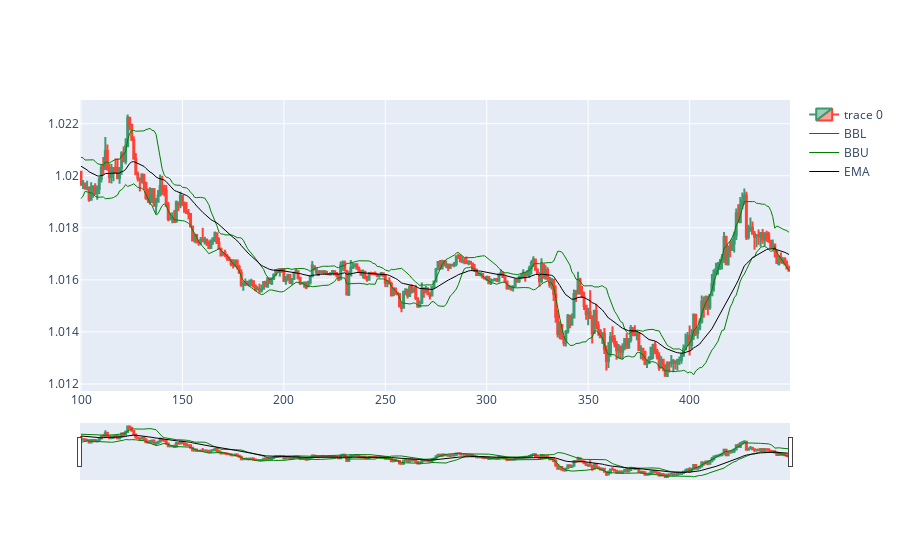

The notebook cell this image was saved under:
### Code cell
import plotly.graph_objects as go
from plotly.subplots import make_subplots
from datetime import datetime
st=100
dfpl = df[st:st+350]
#dfpl.reset_index(inplace=True)
fig = go.Figure(data=[go.Candlestick(x=dfpl.index,
                open=dfpl['Open'],
                high=dfpl['High'],
                low=dfpl['Low'],
                close=dfpl['Close']),

                go.Scatter(x=dfpl.index, y=dfpl['BBL_15_1.5'], 
                           line=dict(color='green', width=1), 
                           name="BBL"),
                go.Scatter(x=dfpl.index, y=dfpl['BBU_15_1.5'], 
                           line=dict(color='green', width=1), 
                           name="BBU"),
                go.Scatter(x=dfpl.index, y=dfpl['EMA'], 
                           line=dict(color='black', width=1), 
                           name="EMA")           ])

fig.show()

### Figure 1 — Plotly figure (JSON) as saved in the notebook; plotly's stock layout.template omitted (floating-point values rounded to 4 significant figures; data arrays with more than 128 entries replaced by an {"elided": "..."} marker saying what was removed)
{"data": [{"close": {"elided": "350 float values"}, "high": {"elided": "350 float values"}, "low": {"elided": "350 float values"}, "open": {"elided": "350 float values"}, "type": "candlestick", "x": {"elided": "350 int values"}}, {"line": {"color": "green", "width": 1}, "name": "BBL", "type": "scatter", "x": {"elided": "350 int values"}, "y": {"elided": "350 float values"}}, {"line": {"color": "green", "width": 1}, "name": "BBU", "type": "scatter", "x": {"elided": "350 int values"}, "y": {"elided": "350 float values"}}, {"line": {"color": "black", "width": 1}, "name": "EMA", "type": "scatter", "x": {"elided": "350 int values"}, "y": {"elided": "350 float values"}}], "layout": {}}
